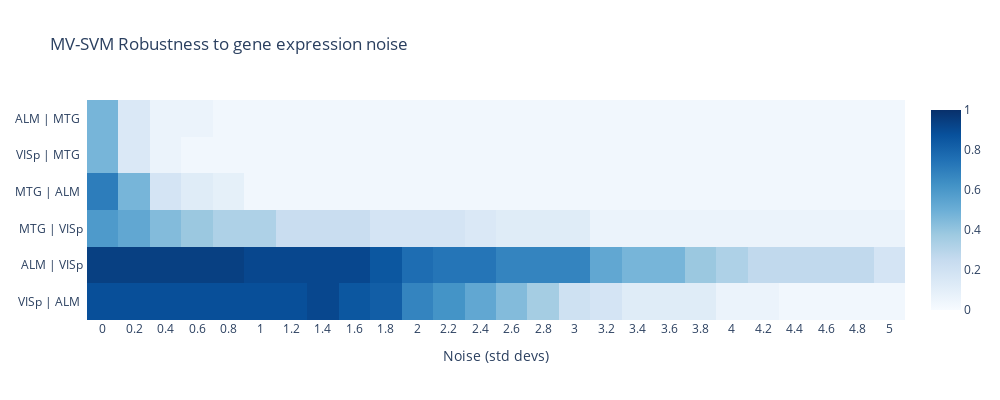

Source (notebook cell):
### Code cell
fig = plot_perf(res, 'MV-SVM', epsilons, 'MV-SVM Robustness to gene expression noise', 'Noise (std devs)')
fig.show()
fig.write_image(f"noise/MV-SVM_mnoise.png", scale=4)

### Figure 1 — Plotly figure (JSON) as saved in the notebook; plotly's stock layout.template omitted (floating-point values rounded to 4 significant figures; data arrays with more than 128 entries replaced by an {"elided": "..."} marker saying what was removed)
{"data": [{"coloraxis": "coloraxis", "hovertemplate": "Noise (std devs): %{x}<br>y: %{y}<br>color: %{z}<extra></extra>", "name": "0", "type": "heatmap", "x": [0, 0.2, 0.4, 0.6, 0.8, 1, 1.2, 1.4, 1.6, 1.8, 2, 2.2, 2.4, 2.6, 2.8, 3, 3.2, 3.4, 3.6, 3.8, 4, 4.2, 4.4, 4.6, 4.8, 5], "xaxis": "x", "y": [" ALM | MTG  ", "VISp | MTG  ", " MTG | ALM  ", " MTG | VISp ", " ALM | VISp ", "VISp | ALM  "], "yaxis": "y", "z": {"elided": "6x26 float values"}}], "layout": {"coloraxis": {"cmax": 1, "cmin": 0, "colorscale": [[0, "rgb(247,251,255)"], [0.125, "rgb(222,235,247)"], [0.25, "rgb(198,219,239)"], [0.375, "rgb(158,202,225)"], [0.5, "rgb(107,174,214)"], [0.625, "rgb(66,146,198)"], [0.75, "rgb(33,113,181)"], [0.875, "rgb(8,81,156)"], [1, "rgb(8,48,107)"]]}, "height": 400, "title": {"text": "MV-SVM Robustness to gene expression noise"}, "width": 1000, "xaxis": {"anchor": "y", "constrain": "domain", "domain": [0, 1], "dtick": 0.2, "scaleanchor": "y", "title": {"text": "Noise (std devs)"}}, "yaxis": {"anchor": "x", "autorange": "reversed", "constrain": "domain", "domain": [0, 1]}}}
